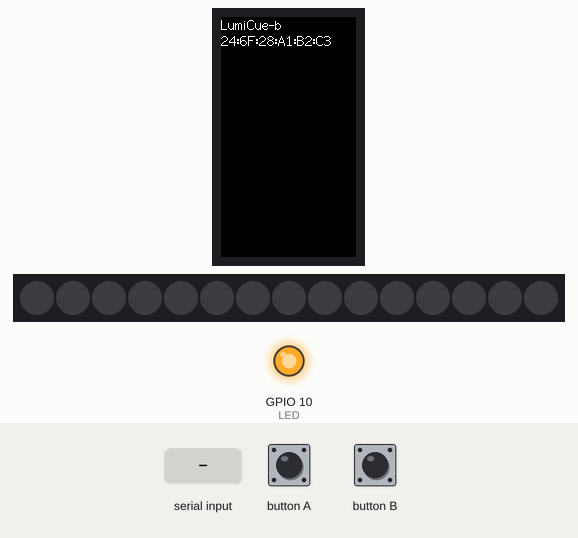
The sketch below on a simulated ESP32-S3. Parts: 135×240 colour display, 15 RGB LEDs in strip order, left to right, output pins drawn as LEDs (lit = HIGH). The test bench sets the inputs (shaded band). Nothing arrives over Bluetooth unless stated; what the sketch prints to the serial monitor is not drawn.

Above: at 1.3 s.
1.4 s: "LED ON!\n" received over Serial
At 3.5 s:
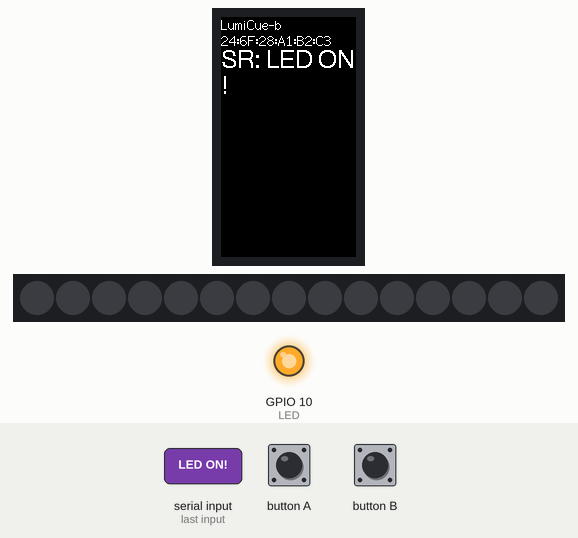
3.9 s: "Clear\n" received over the second serial link
At 5.6 s:
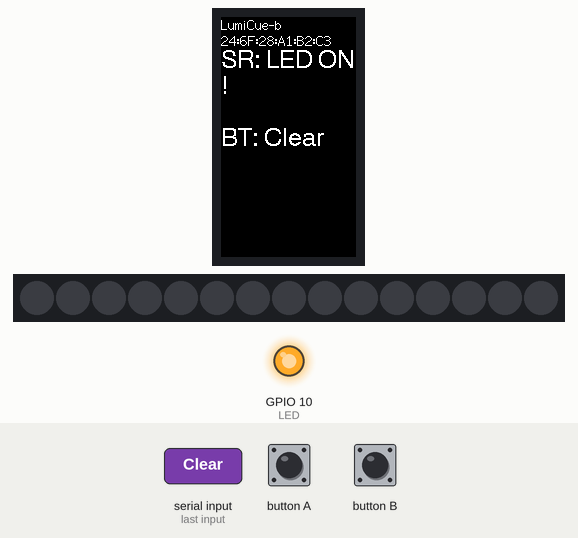
6.4 s: "1\n" received over Serial
At 8.1 s:
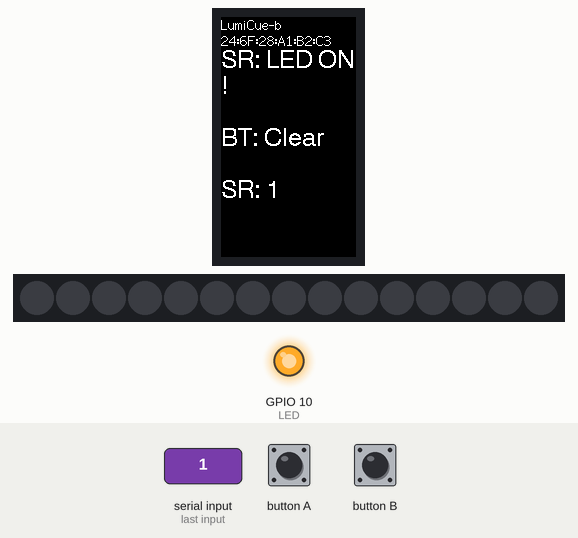
8.9 s: "0\n" received over the second serial link
At 11.3 s:
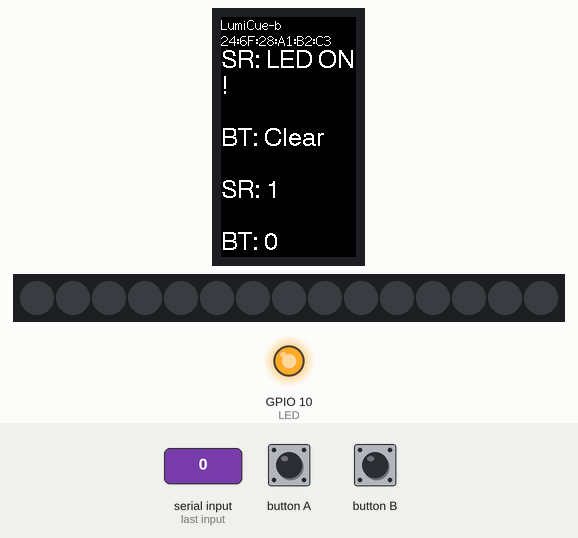
Timing chart, 0 to 12.4 s (numbered marks = the images above; inputs shaded):
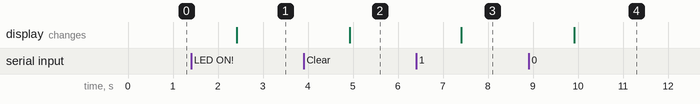

Measured:
- after the input at 1.4 s, the display: changes after 1.0 s (image 1)
- after the input at 3.9 s, the display: changes after 1.0 s (image 2)
- after the input at 6.4 s, the display: changes after 1.0 s (image 3)
- after the input at 8.9 s, the display: changes after 1.0 s (image 4)

The sketch:

LumiCue-b.ino
```cpp
// Bluetooth接続スレーブ側プログラム
#include <M5StickCPlus.h>
#include "BluetoothSerial.h"
BluetoothSerial SerialBT;

// LEDテープ
#include <Adafruit_NeoPixel.h>
#define PIN 32
#define NUMPIXELS 15

// RGB config
int led_color[3][3] ={{10,0,0},{0,10,0},{0,0,10}};
int brightness=50;//明るさ

Adafruit_NeoPixel pixels(NUMPIXELS, PIN, NEO_GRB + NEO_KHZ800);

// 変数宣言
String name = "LumiCue-b"; // 接続名を設定
int btn_pw = 0;           // 電源ボタン状態取得用
String data = "";         // 受信データ格納用

// 初期設定 -----------------------------------------------
void setup() {
  M5.begin();             // 本体初期化
  Serial.begin(9600);     // シリアル通信初期化
  // 出力設定
  pinMode(10, OUTPUT);    //本体LED赤
  digitalWrite(10, HIGH); //本体LED初期値OFF（HIGH）
  // LCD表示設定
  M5.Lcd.setTextFont(2);
  M5.Lcd.println(name); // 接続名表示

  // Bluetooth接続開始
  SerialBT.begin(name); // 接続名を指定して初期化。第2引数にtrueを書くとマスター、省略かfalseでスレーブ
  // MACアドレスの取得と表示
  uint8_t macBT[6];
  esp_read_mac(macBT, ESP_MAC_BT);  // MACアドレス取得
  M5.Lcd.printf("%02X:%02X:%02X:%02X:%02X:%02X\r\n", macBT[0], macBT[1], macBT[2], macBT[3], macBT[4], macBT[5]);
  Serial.printf("%02X:%02X:%02X:%02X:%02X:%02X\r\n", macBT[0], macBT[1], macBT[2], macBT[3], macBT[4], macBT[5]);
  // 電源ON時のシリアルデータが無くなるまで待つ
  while (Serial.available()) {data = Serial.read();}
  M5.Lcd.setTextFont(4);  // テキストサイズ変更

  //LEDテープ
  pixels.begin();
}
// メイン -------------------------------------------------
void loop() {
  M5.update();  // 本体のボタン状態更新

  pixels.clear();
  // The first NeoPixel in a strand is #0, second is 1, all the way up
  // to the count of pixels minus one.
  for(int i=0; i<NUMPIXELS; i++) {  // For each pixel...
  //   int rgb = i%3;
  pixels.setPixelColor(i, pixels.Color(0, 150, 0)); // 緑色に点灯

  // ボタン操作処理（マスター側へデータ送信、しない場合はコメントアウト）
  // if (M5.BtnA.wasPressed()) {   // ボタンAが押されていれば
  //   SerialBT.print("A ON!\r");  // 「A ON!」送信（「CR」区切り文字）
  // }
  // if (M5.BtnB.wasPressed()) {   // ボタンBが押されていれば
  //   SerialBT.print("B ON!\r");  // 「B ON!」送信（「CR」区切り文字）
  // }
  // データ受信時処理
  // マスターからの受信データをLCDに表示
  if (SerialBT.available()) {               // Bluetoothデータ受信で
    data = SerialBT.readStringUntil('\r');  // 区切り文字「CR」の手前までデータ取得
    M5.Lcd.print("BT: ");                   // 受信データ液晶表示
    M5.Lcd.println(data);                   // 液晶表示は改行あり
    Serial.print(data);                     // シリアル出力は改行なし
  }
  // シリアル入力データ（「CR」付きで入力）をスレーブ側へ送信
  if (Serial.available()) {               // シリアルデータ受信で
    data = Serial.readStringUntil('\r');  // 「CR」の手前までデータ取得
    M5.Lcd.print("SR: ");                 // シリアルデータ液晶表示
    M5.Lcd.println(data);                 // 液晶表示は改行あり
    Serial.print(data);                   // シリアル出力は改行なし
    // Bluetoothデータ送信
    SerialBT.print(data + "\r"); // 区切り文字「CR」をつけてマスター側へ送信
  }
  // LED点灯処理
  if (data == "LED ON!") {      // 受信データが「LED ON!」なら
    digitalWrite(10, LOW);    // 本体LED点灯
    pixels.show();
  }
  if (data == "Clear") {      // 受信データが「Clear」なら
    digitalWrite(10, HIGH);   // 本体LED消灯
    pixels.setPixelColor(i, pixels.Color(0, 0, 0)); // LEDを赤色に設定
    pixels.show();
  }
  // 再起動（リスタート）処理
  if (btn_pw == 2) {          // 電源ボタン短押し（1秒以下）なら
    ESP.restart();
  }
  // 電源ボタン状態取得（1秒以下のONで「2」1秒以上で「1」すぐに「0」に戻る）
  btn_pw = M5.Axp.GetBtnPress();
  delay(20);  // 20ms遅延時間
  }
}
```
